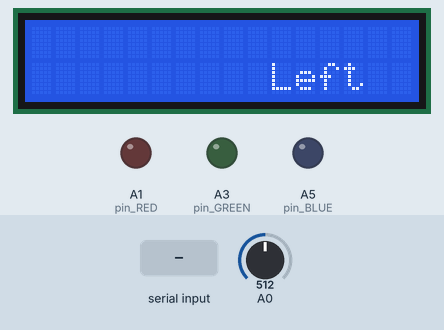
The sketch below on a simulated Arduino Uno, built with avr-gcc and run on an emulated ATmega328P. On the bench: 16×2 character LCD, output pins drawn as LEDs (lit = HIGH). The inputs (shaded band) are chosen by the test bench; at power-on: A0 = 512. What the sketch prints to the serial monitor is not drawn.

Above: at 1.2 s.
1.3 s: "#GREEN#" received over Serial
At 3.5 s:
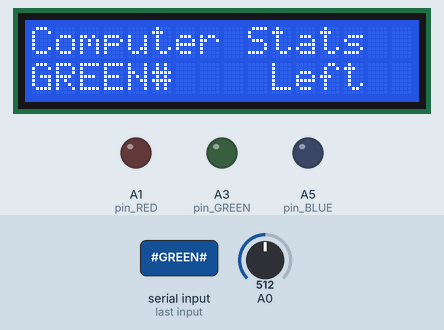
3.8 s: A0 set to 610
At 4.4 s:
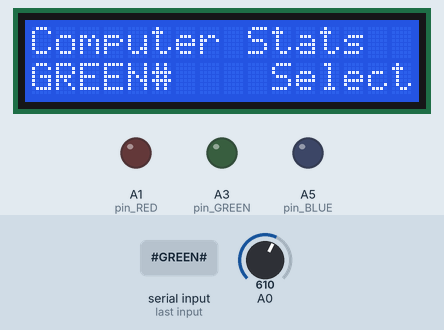
5.3 s: "1" received over Serial
At 7.5 s:
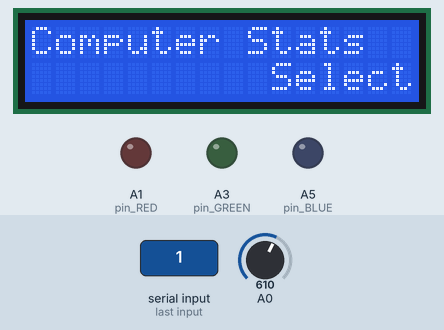
7.8 s: A0 set to 590
At 8.7 s:
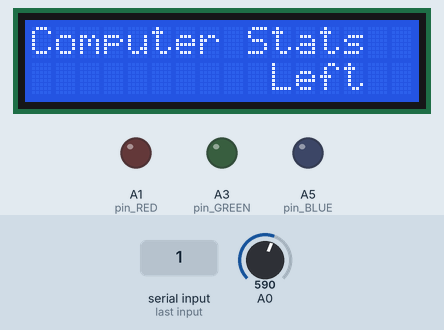
9.3 s: "#YELLOW#" received over Serial
At 10.9 s:
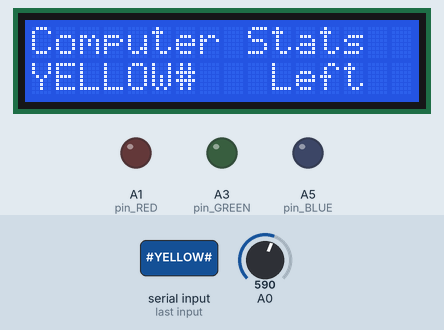
11.8 s: "#RED#" received over Serial
At 13.8 s:
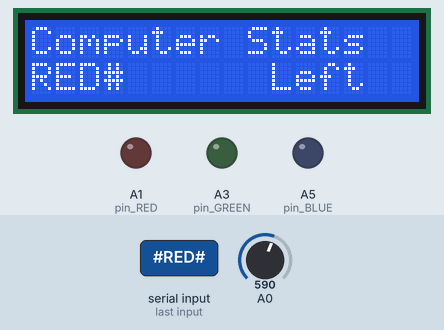
Timing chart, 0 to 15.3 s (numbered marks = the images above; inputs shaded):
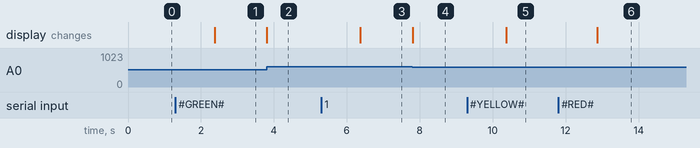

The sketch:

sketch_feb17a.ino
```cpp
/*
Arduino 2x16 LCD - Detect Buttons
modified on 18 Feb 2019
by Saeed Hosseini @ Electropeak
https://electropeak.com/learn/
*/
#include <LiquidCrystal.h>
int incomingByte = 0;
//LCD pin to Arduino
const int pin_RS = 8;
const int pin_EN = 9;
const int pin_d4 = 4;
const int pin_d5 = 5;
const int pin_d6 = 6;
const int pin_d7 = 7;
const int pin_BL = 10;
const int pin_RED = A1;
const int pin_GREEN = A3;
const int pin_BLUE = A5;
LiquidCrystal lcd( pin_RS,  pin_EN,  pin_d4,  pin_d5,  pin_d6,  pin_d7);


void setup() {
 lcd.begin(16, 2);
 lcd.setCursor(0,0);
 lcd.setCursor(0,1);
 Serial.begin(9600);
 pinMode(pin_RED, OUTPUT);
 pinMode(pin_GREEN, OUTPUT);
 pinMode(pin_BLUE, OUTPUT);

}
void loop() {
 int x;
 String incomingMessage;
 x = analogRead (0);
 lcd.setCursor(10,1);
 if (x < 60) {
   lcd.print ("Right ");
 }
 else if (x < 200) {
   lcd.print ("Up    ");
 }
 else if (x < 400){
   lcd.print ("Down  ");
 }
 else if (x < 600){
   lcd.print ("Left  ");
 }
 else if (x < 800){
   lcd.print ("Select");
 }
 if (Serial.available() > 0) {
    // read the incoming byte:
    incomingByte = Serial.read();
    incomingMessage = Serial.readString();
    // say what you got:
    Serial.print("I received: ");
    Serial.println(incomingByte, DEC);
    lcd.begin(16, 2);
    lcd.setCursor(0,0);
    lcd.print("Computer Stats");
    lcd.setCursor(0,1);
    lcd.print(incomingMessage);
if(incomingMessage.indexOf("#GREEN#") > 0){
digitalWrite(pin_RED, LOW);
digitalWrite(pin_BLUE, LOW);
digitalWrite(pin_GREEN, HIGH);
  }
if(incomingMessage.indexOf("#YELLOW#") > 0){
digitalWrite(pin_RED, HIGH);
digitalWrite(pin_BLUE, LOW);
digitalWrite(pin_GREEN, HIGH);
  }
if(incomingMessage.indexOf("#RED#") > 0){
digitalWrite(pin_RED, HIGH);
digitalWrite(pin_BLUE, LOW);
digitalWrite(pin_GREEN, LOW);
  }
}
}
```

Measured:
- after the input at 1.3 s, the display: first changes after 1.1 s (image 1 shows a later state)
- after the input at 3.8 s, the display: changes at once (image 2)
- after the input at 5.3 s, the display: first changes after 1.1 s (image 3 shows a later state)
- after the input at 7.8 s, the display: changes at once (image 4)
- after the input at 9.3 s, the display: first changes after 1.1 s (image 5 shows a later state)
- after the input at 11.8 s, the display: first changes after 1.1 s (image 6 shows a later state)
